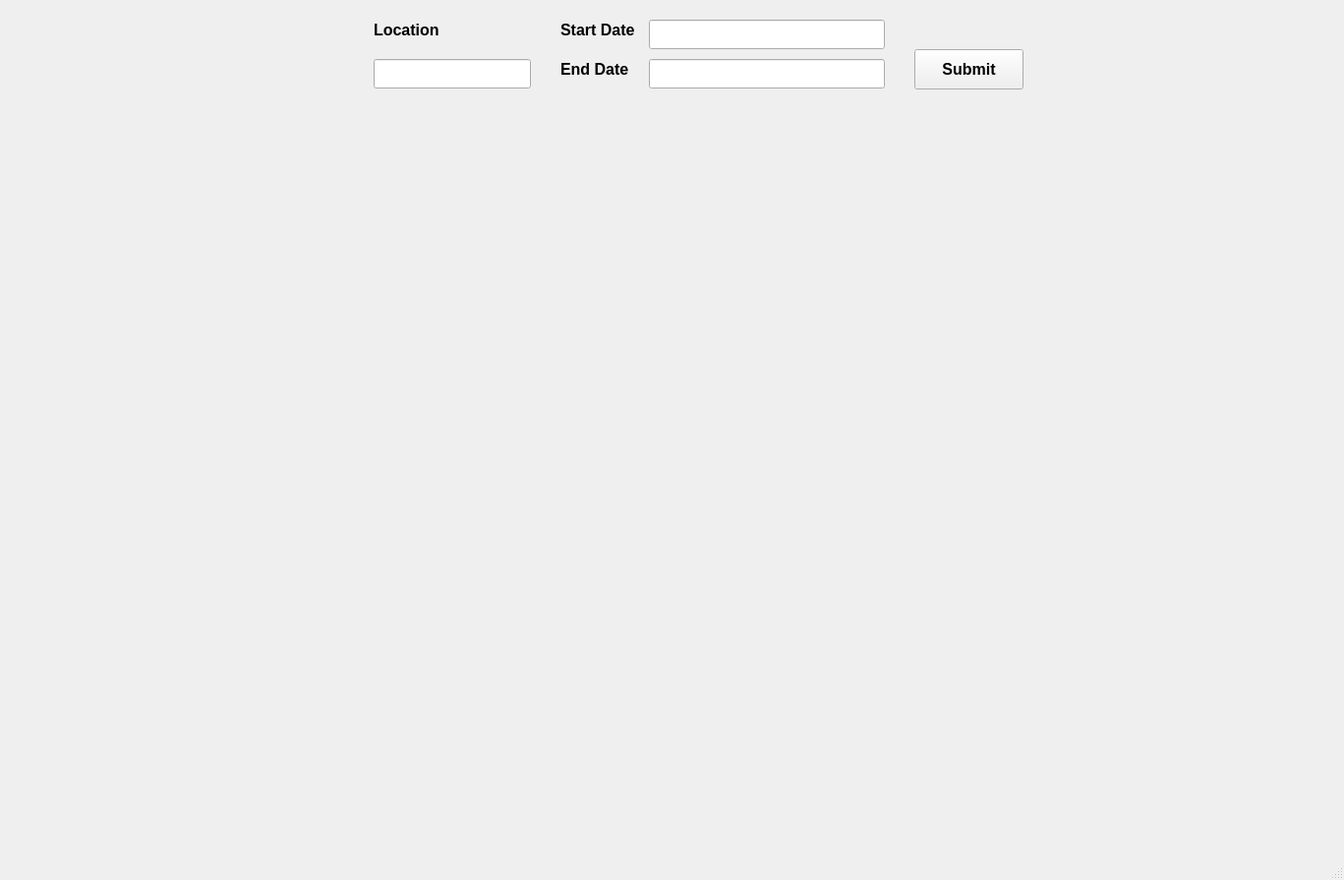
<?xml version="1.0" encoding="UTF-8"?>
<ui version="4.0">
 <class>MainWindow</class>
 <widget class="QMainWindow" name="MainWindow">
  <property name="geometry">
   <rect>
    <x>0</x>
    <y>0</y>
    <width>1367</width>
    <height>895</height>
   </rect>
  </property>
  <property name="windowTitle">
   <string>MainWindow</string>
  </property>
  <widget class="QWidget" name="centralwidget">
   <widget class="QPushButton" name="submitBtn">
    <property name="geometry">
     <rect>
      <x>930</x>
      <y>50</y>
      <width>111</width>
      <height>41</height>
     </rect>
    </property>
    <property name="font">
     <font>
      <pointsize>12</pointsize>
      <bold>true</bold>
     </font>
    </property>
    <property name="text">
     <string>Submit</string>
    </property>
   </widget>
   <widget class="QLineEdit" name="Location">
    <property name="geometry">
     <rect>
      <x>380</x>
      <y>60</y>
      <width>160</width>
      <height>30</height>
     </rect>
    </property>
    <property name="font">
     <font>
      <pointsize>12</pointsize>
     </font>
    </property>
   </widget>
   <widget class="QLabel" name="label">
    <property name="geometry">
     <rect>
      <x>380</x>
      <y>20</y>
      <width>80</width>
      <height>20</height>
     </rect>
    </property>
    <property name="font">
     <font>
      <pointsize>12</pointsize>
      <bold>true</bold>
     </font>
    </property>
    <property name="text">
     <string>Location</string>
    </property>
   </widget>
   <widget class="QLineEdit" name="startDate">
    <property name="geometry">
     <rect>
      <x>660</x>
      <y>20</y>
      <width>240</width>
      <height>30</height>
     </rect>
    </property>
    <property name="font">
     <font>
      <pointsize>12</pointsize>
     </font>
    </property>
   </widget>
   <widget class="QLineEdit" name="endDate">
    <property name="geometry">
     <rect>
      <x>660</x>
      <y>60</y>
      <width>240</width>
      <height>30</height>
     </rect>
    </property>
    <property name="font">
     <font>
      <pointsize>12</pointsize>
     </font>
    </property>
   </widget>
   <widget class="QLabel" name="label_2">
    <property name="geometry">
     <rect>
      <x>570</x>
      <y>20</y>
      <width>81</width>
      <height>21</height>
     </rect>
    </property>
    <property name="font">
     <font>
      <pointsize>12</pointsize>
      <bold>true</bold>
     </font>
    </property>
    <property name="text">
     <string>Start Date</string>
    </property>
   </widget>
   <widget class="QLabel" name="label_3">
    <property name="geometry">
     <rect>
      <x>570</x>
      <y>60</y>
      <width>81</width>
      <height>21</height>
     </rect>
    </property>
    <property name="font">
     <font>
      <pointsize>12</pointsize>
      <bold>true</bold>
     </font>
    </property>
    <property name="text">
     <string>End Date</string>
    </property>
   </widget>
   <widget class="QWidget" name="chartWidget" native="true">
    <property name="geometry">
     <rect>
      <x>50</x>
      <y>110</y>
      <width>600</width>
      <height>350</height>
     </rect>
    </property>
   </widget>
   <widget class="QWidget" name="humidityWidget" native="true">
    <property name="geometry">
     <rect>
      <x>670</x>
      <y>110</y>
      <width>600</width>
      <height>350</height>
     </rect>
    </property>
   </widget>
   <widget class="QWidget" name="precipWidget" native="true">
    <property name="geometry">
     <rect>
      <x>50</x>
      <y>507</y>
      <width>600</width>
      <height>350</height>
     </rect>
    </property>
   </widget>
   <widget class="QWidget" name="windWidget" native="true">
    <property name="geometry">
     <rect>
      <x>670</x>
      <y>500</y>
      <width>600</width>
      <height>350</height>
     </rect>
    </property>
   </widget>
  </widget>
  <widget class="QMenuBar" name="menubar">
   <property name="geometry">
    <rect>
     <x>0</x>
     <y>0</y>
     <width>1367</width>
     <height>21</height>
    </rect>
   </property>
  </widget>
  <widget class="QStatusBar" name="statusbar"/>
 </widget>
 <resources/>
 <connections/>
</ui>
